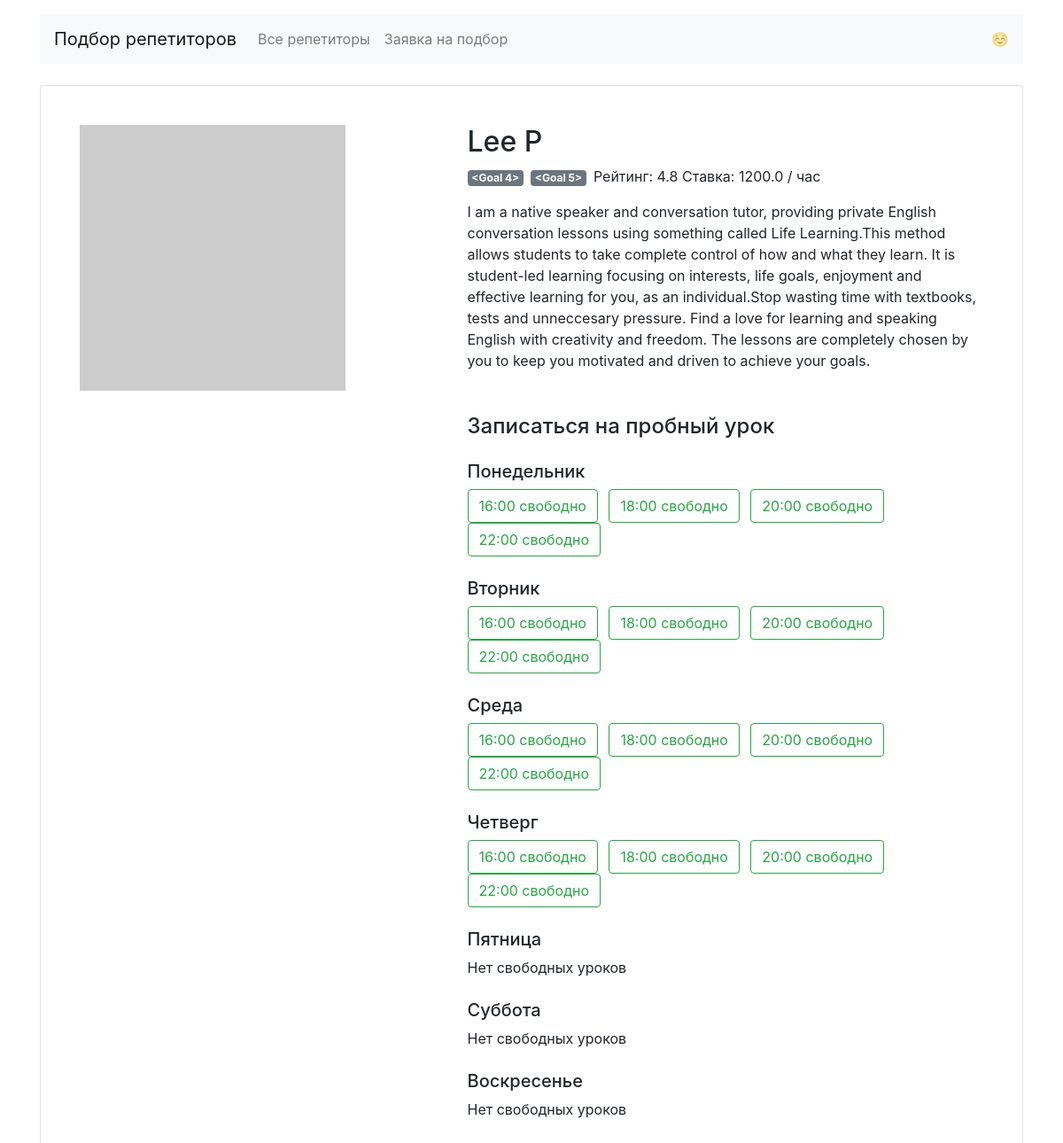
/profiles/2/, run on the app's committed database.
### app.py (models this page shows)
class Teacher(db.Model):
    __tablename__ = "teachers"
    id = db.Column(db.Integer, primary_key=True)
    name = db.Column(db.String(50), nullable=False, unique=True)
    about = db.Column(db.String(250), nullable=False, unique=True)
    rating = db.Column(db.Float, nullable=False)
    picture = db.Column(db.String, nullable=False)
    price = db.Column(db.Float, nullable=False)
    free = db.Column(db.JSON, nullable=False)
    goals = db.relationship("Goal", secondary=teachers_goals_association, back_populates="teachers")
    bookings = db.relationship("Booking", back_populates="teacher")

class Goal(db.Model):
    __tablename__ = "goals"
    id = db.Column(db.Integer, primary_key=True)
    goal = db.Column(db.String(25), nullable=False)
    teachers = db.relationship("Teacher", secondary=teachers_goals_association, back_populates="goals")

### app.py (the view)
@app.route("/profiles/<int:teachers_id>/")
def profiles(teachers_id):
    teacher = db.session.query(Teacher).filter(Teacher.id == teachers_id).all()
    if not teacher:
        return render_not_found(404)
    return render_template("profile.html", teacher=teacher[0], days_of_week=days_of_week)

### app.py (called while the page is built)
@app.template_filter()
def any_filter(list_):
    return any(list_)

### templates/profile.html
{% extends 'base.html' %}
{% block container %}
<main class="container mt-3">
    <div class="card my-4 mx-auto">
        <div class="card-body m-2 m-md-4">
            <article class="row">
                <div class="col-5"><img src="{{ teacher.picture }}" class="img-fluid" alt=""></div>
                <div class="col-7">
                    <section class="teacher=info">
                        <h1 class="h2">{{ teacher.name }}</h1>
                        <p>{% for goal in teacher.goals %}<span class="badge badge-secondary mr-2">{{ goal }} </span>{%
                            endfor %}Рейтинг: {{ teacher.rating }} Ставка: {{ teacher.price }} / час</p>
                        <p>{{ teacher.about }}</p>
                    </section>
                    <section class="available">
                        <h4 class="mb-4 mt-5">Записаться на пробный урок</h4>
                        {% for day, ru_day in days_of_week.items() %}
                        <h5 class="mt-4">{{ ru_day }}</h5>
                        {% if teacher.free[day].values()|any_filter %}
                        {% for time in teacher.free[day] %}
                        {% if teacher.free[day][time] %}
                        <a href="/booking/{{ teacher.id }}/{{ day }}/{{ time.split(':')[0] }}/"
                           class="btn btn-outline-success mr-2">{{ time }} свободно</a>
                        {% endif %}
                        {% endfor %}
                        {% else %}
                        <p>Нет свободных уроков</p>
                        {% endif %}
                        {% endfor %}
                    </section>
                </div>
            </article>
        </div>
    </div>
</main>
{% endblock %}

### data on the page
Teacher: name "Lee P", rating "4.8", price "1200.0", about "I am a native speaker and conversation tutor, providing private English conversation lessons using something called Life Learning.This method allows students to take complete control of how and what they learn. It is student-led learning focusing on interests, life goals, enjoyment and effective learning for you, as an individual.Stop wasting time with textbooks, tests and unneccesary pressure. Find a love for learning and speaking English with creativity and freedom. The lessons are completely chosen by you to keep you motivated and driven to achieve your goals."
Goal: goal "<Goal 4>"
Goal: goal "<Goal 5>"

### other printed values
{{ v }} "Все репетиторы" "Заявка на подбор"
{{ ru_day }} "Понедельник" "Вторник" "Среда" "Четверг" "Пятница" "Суббота" "Воскресенье"
{{ time }} "16:00" "18:00" "20:00" "22:00" "16:00" "18:00" "20:00" "22:00" "16:00" "18:00" "20:00" "22:00" "16:00" "18:00" "20:00" "22:00"
